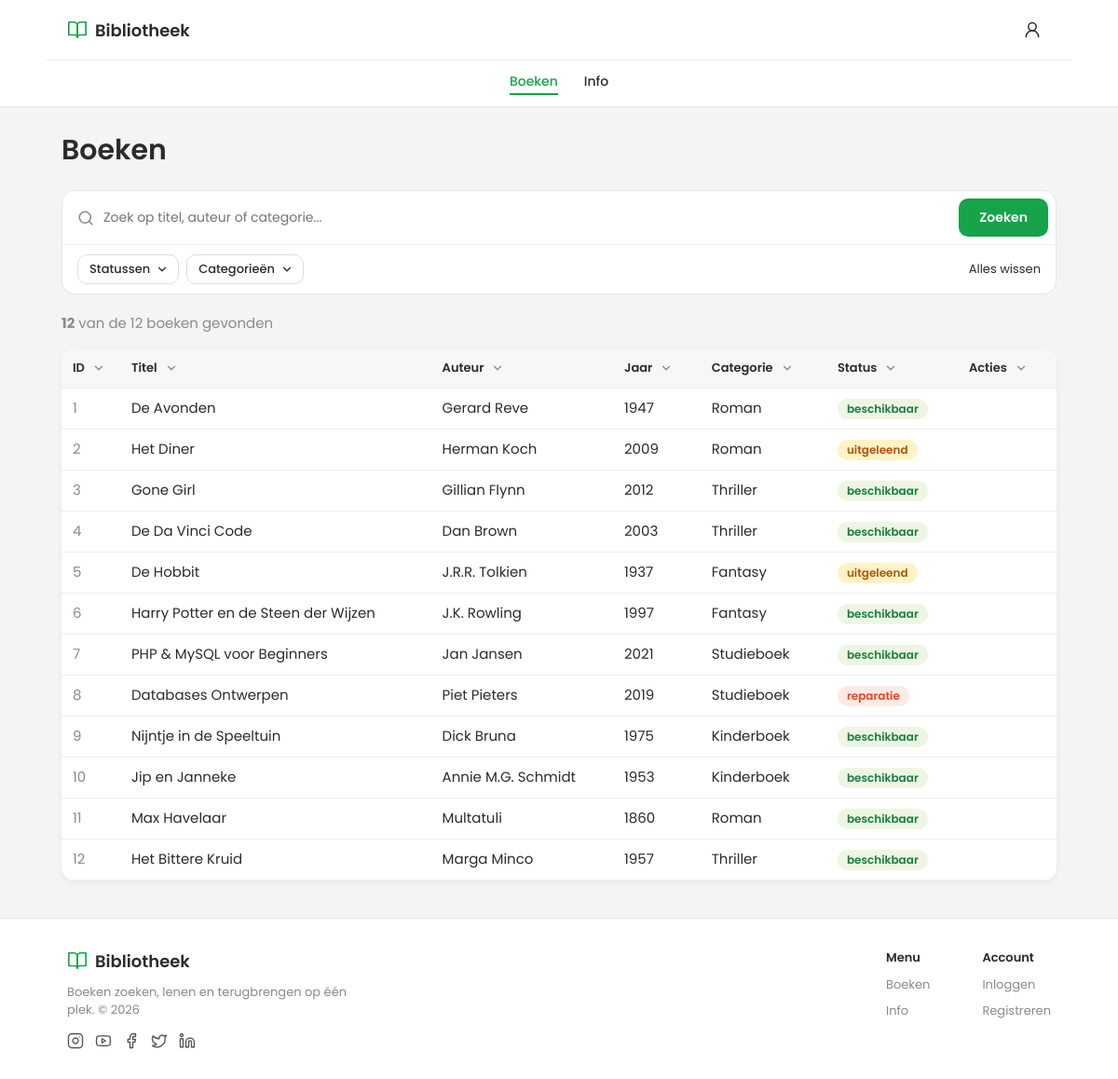
The page / on the database its author committed.
### tables this page shows
CREATE TABLE books (
    id            INT UNSIGNED NOT NULL AUTO_INCREMENT,
    category_id   INT UNSIGNED NOT NULL,                
    title         VARCHAR(200) NOT NULL,
    author        VARCHAR(150) NOT NULL,
    publish_year  SMALLINT UNSIGNED NULL,
    status        ENUM('beschikbaar', 'uitgeleend', 'reparatie') NOT NULL DEFAULT 'beschikbaar',
    deleted_at    DATETIME NULL DEFAULT NULL,            
    PRIMARY KEY (id),
    CONSTRAINT fk_books_category
        FOREIGN KEY (category_id) REFERENCES categories (id)
        ON UPDATE CASCADE
        ON DELETE RESTRICT,                              
    CONSTRAINT chk_books_year
        CHECK (publish_year IS NULL OR publish_year BETWEEN 1450 AND 2100)
);

CREATE TABLE categories (
    id    INT UNSIGNED NOT NULL AUTO_INCREMENT,
    name  VARCHAR(100) NOT NULL,
    PRIMARY KEY (id),
    UNIQUE KEY uq_categories_name (name)
);

### functions/books.php (called while the page is built, shortened)
<?php
function books_read_filters()
{
    return array(
        'search'      => get_param('search'),
        'status'      => get_param('status'),
        'category_id' => get_param('category_id'),
        'sort'        => get_param('sort'),
        'dir'         => get_param('dir'),
    );
}
function books_get_all($conn, $filters)
{
    $sql = 'SELECT b.id, b.title, b.author, b.publish_year, b.status, c.name AS category_name
            FROM books b
            INNER JOIN categories c ON c.id = b.category_id
            WHERE b.deleted_at IS NULL';
    $types = '';
    $params = array();
    $order = 'b.id';
    $direction = 'ASC';
    $sql .= ' ORDER BY ' . $order . ' ' . $direction;
    return db_select_all($conn, $sql, $types, $params);
}
function books_count_all($conn)
{
    $row = db_select_one($conn, 'SELECT COUNT(*) AS total FROM books WHERE deleted_at IS NULL', '', array());
    return (int) $row['total'];
}

### functions/database.php (called while the page is built, shortened)
<?php
function db_execute($conn, $sql, $types, $params)
{
    $stmt = $conn->prepare($sql);
    if (!$stmt->execute()) {
        $error = $stmt->error;
        $stmt->close();
        return database_error('Query uitvoeren mislukt', $error);
    }
    return $stmt;
}
function db_select_all($conn, $sql, $types, $params)
{
    $stmt = db_execute($conn, $sql, $types, $params);
    $result = $stmt->get_result();
    $rows = array();
    while ($row = $result->fetch_assoc()) {
        $rows[] = $row;
    }
    return $rows;
}
function db_select_one($conn, $sql, $types, $params)
{
    $stmt = db_execute($conn, $sql, $types, $params);
    $result = $stmt->get_result();
    $row = $result->fetch_assoc();
    return $row;
}

### functions/auth.php (called while the page is built, shortened)
<?php
function is_logged_in()
{
    return false;
}

### index.php (the view, shortened to what this page needs)
<?php
require_once 'includes/init.php';
$filters = books_read_filters();
$books = books_get_all($conn, $filters);
$total = books_count_all($conn);
require 'includes/header.php';
?>
<h1>Boeken</h1>
<form method="get" action="index.php" id="filters" class="card filter-bar">
    <input type="text" name="search" placeholder="Zoek op titel, auteur of categorie..." value="<?= e($filters['search']) ?>">
    <button type="submit" class="btn">Filteren</button>
    <a href="index.php" class="btn btn-grey">Filters wissen</a>
</form>
<p class="count">
    <strong><?= count($books) ?></strong> van de <?= $total ?> boeken gevonden
</p>
<table class="table">
    <thead>
        <tr>
            <th class="col-id"><?= sort_link('ID', 'id', $filters) ?></th>
            <th><?= sort_link('Titel', 'title', $filters) ?></th>
            <th><?= sort_link('Auteur', 'author', $filters) ?></th>
            <th><?= sort_link('Jaar', 'year', $filters) ?></th>
            <th><?= sort_link('Categorie', 'category', $filters) ?></th>
            <th><?= sort_link('Status', 'status', $filters) ?></th>
            <th>Acties</th>
        </tr>
    </thead>
    <tbody>
        <?php if (count($books) === 0): ?>
            <tr>
                <td colspan="7" class="empty">Geen boeken gevonden. <a href="index.php">Filters wissen</a></td>
            </tr>
        <?php else: ?>
            <?php foreach ($books as $book): ?>
                <tr>
                    <td class="col-id"><?= e($book['id']) ?></td>
                    <td><?= e($book['title']) ?></td>
                    <td><?= e($book['author']) ?></td>
                    <td><?= e($book['publish_year']) ?></td>
                    <td><?= e($book['category_name']) ?></td>
                    <td><span class="status status-<?= e($book['status']) ?>"><?= e($book['status']) ?></span></td>
                    <td class="actions">
                    </td>
                </tr>
            <?php endforeach; ?>
        <?php endif; ?>
    </tbody>
</table>
<?php require 'includes/footer.php'; ?>

### includes/header.php (shortened to what this page needs)
<?php
$current_file = basename($_SERVER['PHP_SELF']);
$menu = array('index.php' => 'Boeken', 'info.php' => 'Info');
?>
<!DOCTYPE html>
<html lang="nl">
<head>
    <link rel="stylesheet" href="css/style.css?v=<?= filemtime(__DIR__ . '/../css/style.css') ?>">
</head>
<body>
<header class="site-header">
    <div class="topbar">
        <div class="topbar-row">
            <a href="index.php" class="logo">
                <svg class="icon" width="20" height="20" viewBox="0 0 24 24" fill="none" stroke="currentColor" stroke-width="1.8" stroke-linecap="round" stroke-linejoin="round"><path d="M2 3h6a4 4 0 0 1 4 4v14a3 3 0 0 0-3-3H2z"/><path d="M22 3h-6a4 4 0 0 0-4 4v14a3 3 0 0 1 3-3h7z"/></svg>
                <?= e(APP_NAME) ?>
            </a>
            <div class="header-actions">
                <details class="account">
                    <summary class="icon-btn" title="Account">
                        <svg class="icon" width="20" height="20" viewBox="0 0 24 24" fill="none" stroke="currentColor" stroke-width="1.8" stroke-linecap="round" stroke-linejoin="round"><circle cx="12" cy="8" r="5"/><path d="M20 21a8 8 0 0 0-16 0"/></svg>
                    </summary>
                </details>
            </div>
        </div>
        <nav class="main-nav">
            <?php foreach ($menu as $file => $label): ?>
                <?php if ($file === $current_file): ?>
                    <a href="<?= e($file) ?>" class="active"><?= e($label) ?></a>
                <?php else: ?>
                    <a href="<?= e($file) ?>"><?= e($label) ?></a>
                <?php endif; ?>
            <?php endforeach; ?>
        </nav>
    </div>
</header>
<main class="container">

### functions/helpers.php (shortened to what this page needs)
<?php
function e($text)
{
    return htmlspecialchars((string) $text, ENT_QUOTES, 'UTF-8');
}
function get_param($key)
{
    return '';
}
function is_valid_id($value)
{
    $value = (string) $value;
    if ($value === '' || !ctype_digit($value)) {
        return false;
    }
    return true;
}
function sort_link($label, $column, $filters)
{
    $direction = 'asc';
    $arrow = '';
    $params = $filters;
    $params['sort'] = $column;
    $params['dir'] = $direction;
    return '<a href="?' . e(http_build_query($params)) . '">' . e($label) . $arrow . '</a>';
}

### includes/footer.php (shortened to what this page needs)
</main>
<footer class="site-footer">
    <div class="footer">
        <div class="footer-brand">
            <a href="index.php" class="logo">
                <svg class="icon" width="20" height="20" viewBox="0 0 24 24" fill="none" stroke="currentColor" stroke-width="1.8" stroke-linecap="round" stroke-linejoin="round"><path d="M2 3h6a4 4 0 0 1 4 4v14a3 3 0 0 0-3-3H2z"/><path d="M22 3h-6a4 4 0 0 0-4 4v14a3 3 0 0 1 3-3h7z"/></svg>
                <?= e(APP_NAME) ?>
            </a>
            <p>Boeken zoeken, lenen en terugbrengen op één plek. &copy; <?= date('Y') ?></p>
            <div class="socials">
                <button type="button" aria-label="Instagram"><svg class="icon" width="20" height="20" viewBox="0 0 24 24" fill="none" stroke="currentColor" stroke-width="1.8" stroke-linecap="round" stroke-linejoin="round"><rect width="20" height="20" x="2" y="2" rx="5"/><path d="M16 11.37A4 4 0 1 1 12.63 8 4 4 0 0 1 16 11.37z"/><path d="M17.5 6.5h.01"/></svg></button>
                <button type="button" aria-label="YouTube"></button>
                <button type="button" aria-label="Facebook"><svg class="icon" width="20" height="20" viewBox="0 0 24 24" fill="none" stroke="currentColor" stroke-width="1.8" stroke-linecap="round" stroke-linejoin="round"><path d="M18 2h-3a5 5 0 0 0-5 5v3H7v4h3v8h4v-8h3l1-4h-4V7a1 1 0 0 1 1-1h3z"/></svg></button>
                <button type="button" aria-label="Twitter"><svg class="icon" width="20" height="20" viewBox="0 0 24 24" fill="none" stroke="currentColor" stroke-width="1.8" stroke-linecap="round" stroke-linejoin="round"><path d="M22 4s-.7 2.1-2 3.4c1.6 10-9.4 17.3-18 11.6 2.2.1 4.4-.6 6-2C3 15.5.5 9.6 3 5c2.2 2.6 5.6 4.1 9 4-.9-4.2 4-6.6 7-3.8 1.1 0 3-1.2 3-1.2z"/></svg></button>
                <button type="button" aria-label="LinkedIn"><svg class="icon" width="20" height="20" viewBox="0 0 24 24" fill="none" stroke="currentColor" stroke-width="1.8" stroke-linecap="round" stroke-linejoin="round"><path d="M16 8a6 6 0 0 1 6 6v7h-4v-7a2 2 0 0 0-4 0v7h-4v-7a6 6 0 0 1 6-6z"/><rect width="4" height="12" x="2" y="9"/><circle cx="4" cy="4" r="2"/></svg></button>
            </div>
        </div>
        <div class="footer-cols">
            <div>
                <h4>Menu</h4>
                <?php foreach ($menu as $file => $label): ?>
                    <a href="<?= e($file) ?>"><?= e($label) ?></a>
                <?php endforeach; ?>
            </div>
            <div>
                <h4>Account</h4>
                <?php if (is_logged_in()): ?>
                    <a href="cart.php">Winkelmand</a>
                    <a href="logout.php">Uitloggen</a>
                <?php else: ?>
                    <a href="login.php">Inloggen</a>
                    <a href="register.php">Registreren</a>
                <?php endif; ?>
            </div>
        </div>
    </div>
</footer>
</body>
</html>

### rows shown on the page
books: id "1", title "De Avonden", author "Gerard Reve", publish_year "1947", category.name "Roman", status "beschikbaar"
books: id "2", title "Het Diner", author "Herman Koch", publish_year "2009", category.name "Roman", status "uitgeleend"
books: id "3", title "Gone Girl", author "Gillian Flynn", publish_year "2012", category.name "Thriller", status "beschikbaar"
books: id "4", title "De Da Vinci Code", author "Dan Brown", publish_year "2003", category.name "Thriller", status "beschikbaar"
books: id "5", title "De Hobbit", author "J.R.R. Tolkien", publish_year "1937", category.name "Fantasy", status "uitgeleend"
books: id "6", title "Harry Potter en de Steen der Wijzen", author "J.K. Rowling", publish_year "1997", category.name "Fantasy", status "beschikbaar"
books: id "7", title "PHP & MySQL voor Beginners", author "Jan Jansen", publish_year "2021", category.name "Studieboek", status "beschikbaar"
books: id "8", title "Databases Ontwerpen", author "Piet Pieters", publish_year "2019", category.name "Studieboek", status "reparatie"
books: id "9", title "Nijntje in de Speeltuin", author "Dick Bruna", publish_year "1975", category.name "Kinderboek", status "beschikbaar"
books: id "10", title "Jip en Janneke", author "Annie M.G. Schmidt", publish_year "1953", category.name "Kinderboek", status "beschikbaar"
books: id "11", title "Max Havelaar", author "Multatuli", publish_year "1860", category.name "Roman", status "beschikbaar"
books: id "12", title "Het Bittere Kruid", author "Marga Minco", publish_year "1957", category.name "Thriller", status "beschikbaar"

### other values the page prints
APP_NAME "Bibliotheek"
$label "Boeken"
$label "Info"
count($books) "12"
$total "12"
$label "ID Titel Auteur Jaar Categorie Status"
